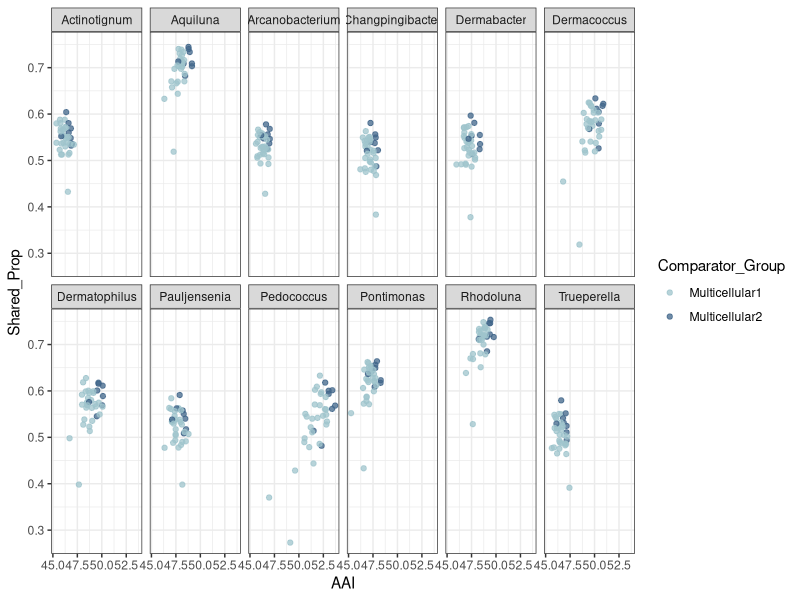

R code for this plot:
library(ggplot2)

dat <- read.table("Plotting_Input.txt", header=T, sep='\t')
pdf("AAI_Plot_Simple_vs_TwoMulti.pdf", height=5, width=10)
ggplot(dat, aes(x=AAI, y=Shared_Prop, color=Comparator_Group)) + geom_point(alpha=0.75) + theme_bw() + facet_wrap(~Focal, nrow=2) + scale_color_manual(values=c('#9fc4cc', '#41668a'))
dev.off()
